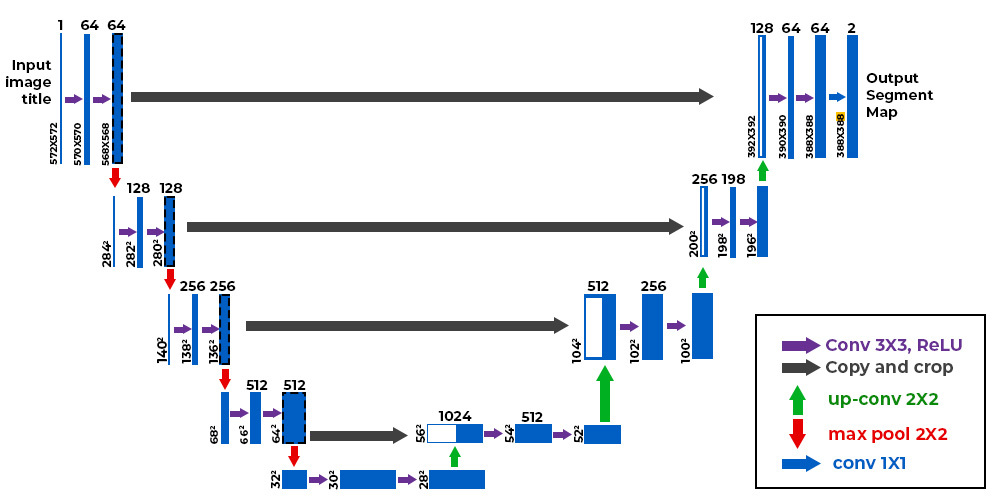
#> input picture frontend/src/assets/images/model1.png, 1000 x 500 px; its folder holds only this picture in this run
$ jupyter execute --allow-errors data-preprocessing.ipynb   (shell and % lines are left out)
#> lines starting #> are read from the running program, lines starting #| are printed output that depends on the picture
[cell 1]
# !pip install nibabel
# !pip PIL
# !pip install numpy

[cell 2]
import nibabel as nb
import matplotlib.pyplot as plt
import numpy as np
import sys
import glob
from tqdm import tqdm
from skimage.transform import resize
from sklearn.model_selection import train_test_split
import cv2
from skimage.transform import resize

# Connect to the google drive

[cell 3]
# Load the Drive helper and mount
from google.colab import drive

# This will prompt for authorization.
drive.mount('/content/drive')

[cell 4]
# Changing the directory
%cd '/content/drive/MyDrive/DSGP'

# Partition the data

[cell 5]
import os
import shutil
from sklearn.model_selection import train_test_split

# Define dataset paths
satellite_images_path = "satellite_image"  # Satellite images
mask_images_path = "Mask"  # Mask images

# Output dataset folder
output_dir = "split_dataset"
train_dir = os.path.join(output_dir, "training")
val_dir = os.path.join(output_dir, "validation")
test_dir = os.path.join(output_dir, "testing")

# Create directories for training, validation, and testing sets
for d in [train_dir, val_dir, test_dir]:
    os.makedirs(os.path.join(d, "images"), exist_ok=True)
    os.makedirs(os.path.join(d, "masks"), exist_ok=True)

# Get all satellite image filenames (assuming they are in .jpg format)
#> (the rest of this cell did not finish here and is left out)

# Visualize raw data

[cell 6]
# Plot image and its corresponding segmentation mask
# [22 lines left out: function plot_images, not called in this run]


def plot_images_by_path(image_path, mask_path):
    # Check if files exist
    if not os.path.exists(image_path):
        print(f"Error: Image file not found at {image_path}")
        return

    if not os.path.exists(mask_path):
        print(f"Error: Mask file not found at {mask_path}")
        return

    img = cv2.imread(image_path)  # Load the image in color (BGR format)
    mask = cv2.imread(mask_path, cv2.IMREAD_GRAYSCALE)  # Load the mask in grayscale (binary)

    plot_images(img, mask)


# [20 lines left out: function plot_images_after_cleaning, not called in this run]

[cell 7]
image_path = 'split_dataset/training/images/sentinel2_void_2018-12-17_Negombo.jpg'
mask_path =  'split_dataset/training/masks/sentinel2_void_2018-12-17_Negombo.png'

plot_images_by_path(image_path, mask_path)

# Slect and load the data

[cell 8]
import glob
import cv2
import os
from tqdm import tqdm

# Function to select image and mask files from the dataset
# [49 lines left out: functions select_data, load_data, not called in this run]

[cell 9]
import cv2
import glob
import os
import numpy as np
from tqdm import tqdm

# Function to select image and mask files from the dataset
def select_data(split_type, datatype_annotation):
    """
    Selects images and masks from the correct split folder.

    Args:
    - split_type (str): "training", "validation", or "testing"
    - datatype_annotation (str): "images" or "masks"

    Returns:
    - List of sorted file paths
    """
#> in load_data, img is the input picture: shape (500, 1000, 3); mean B, G, R 239.5, 235.2, 231.6
    base_path = "/content/drive/MyDrive/DSGP/split_dataset"
    file_input = os.path.join(base_path, split_type, datatype_annotation, "*")
    return sorted(glob.glob(file_input))

# Function to crop an image to a square from the center
def crop_to_square(image):
    """
    Crops an image to the largest square possible from the center.

    Args:
    - image (numpy array): Input image (H, W, C) or (H, W)

    Returns:
    - Cropped square image (numpy array)
    """
    height, width = image.shape[:2]  # Get image dimensions
#> height = 500; width = 1000
    min_dim = min(height, width)  # Find the shortest side
#> min_dim = 500

    # Calculate center crop box
    left = (width - min_dim) // 2
#> left = 250
    top = (height - min_dim) // 2
#> top = 0
    right = left + min_dim
#> right = 750
    bottom = top + min_dim
#> bottom = 500

    return image[top:bottom, left:right]  # Crop and return
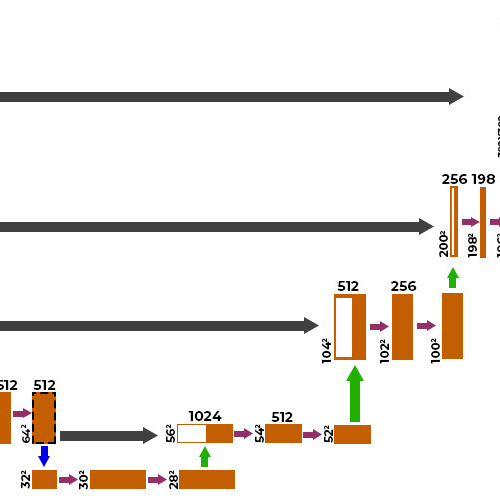
#> returned value: shape (500, 500, 3); mean of channels 0, 1, 2 230.1, 234.5, 238.7; drawn as B, G, R

# Function to load images and masks with cropping & resizing
def load_data(image_filenames, mask_filenames):
    """
    Loads images and masks from given file lists with cropping.

    Args:
    - image_filenames (list): List of image file paths.
    - mask_filenames (list): List of mask file paths.

    Returns:
    - images (list): List of loaded images (RGB, square cropped).
    - masks (list): List of loaded masks (grayscale, square cropped).
    """
    images = []
    masks = []

    # Load images
    for file_name in tqdm(image_filenames, desc="Loading & Cropping Images"):
        img = cv2.imread(file_name)  # Read image in BGR format
        if img is None:
            print(f"Error: Unable to load {file_name}")
            continue
        img = cv2.cvtColor(img, cv2.COLOR_BGR2RGB)  # Convert BGR to RGB
        img = crop_to_square(img)  # Crop to square
        images.append(img)

    # Load masks
    for file_name in tqdm(mask_filenames, desc="Loading & Cropping Masks"):
        mask = cv2.imread(file_name, cv2.IMREAD_GRAYSCALE)  # Read in grayscale
        if mask is None:
            print(f"Error: Unable to load {file_name}")
            continue
        mask = crop_to_square(mask)  # Crop to square
        masks.append(mask)

    return images, masks

## Training

[cell 10]
# Select files for training images and masks
training_image_files = select_data('training', 'images')  # Select images from 'training/images'
training_mask_files = select_data('training', 'masks')  # Select masks from 'training/masks'

# Load training images and masks
training_images, training_masks = load_data(training_image_files, training_mask_files)
#> training_images = 1 item; training_masks = []

# Print sample information
print(f"\nTraining images loaded: {len(training_images)}")
#| Training images loaded: 1
print(f"Training masks loaded: {len(training_masks)}")
#| Training masks loaded: 0

## Testing

[cell 11]
# Select files for testing images and masks
testing_image_files = select_data('testing', 'images')  # Select images from 'testing/images'
testing_mask_files = select_data('testing', 'masks')  # Select masks from 'testing/masks'

# Load testing images and masks
testing_images, testing_masks = load_data(testing_image_files, testing_mask_files)
#> testing_images = 1 item; testing_masks = []

# Print sample information
print(f"Testing images loaded: {len(testing_images)}")
#| Testing images loaded: 1
print(f"Testing masks loaded: {len(testing_masks)}")
#| Testing masks loaded: 0

## Validation

[cell 12]
# Select files for validation images and masks
validation_image_files = select_data('validation', 'images')  # Select images from 'validation/images'
validation_mask_files = select_data('validation', 'masks')  # Select masks from 'validation/masks'

# Load validation images and masks
validation_images, validation_masks = load_data(validation_image_files, validation_mask_files)
#> validation_images = 1 item; validation_masks = []

# Print sample information
print(f"Validation images loaded: {len(validation_images)}")
#| Validation images loaded: 1
print(f"Validation masks loaded: {len(validation_masks)}")
#| Validation masks loaded: 0

# Formating

- resizing the image

[cell 13]
def resize_images(images_raw, masks_raw,target_size=(512, 512)):
#> called with target_size = (512, 512)
  images = []
  masks = []

  for img, msk in zip(images_raw, masks_raw):
    img = cv2.resize(img, target_size, interpolation=cv2.INTER_LINEAR)  # Resize to target size
    msk = cv2.resize(msk, target_size, interpolation=cv2.INTER_NEAREST)  # Resize masks using NEAREST interpolation

    if len(msk.shape) == 3:  # If it accidentally gets converted to 3 channels
        msk = cv2.cvtColor(msk, cv2.COLOR_BGR2GRAY)

    images.append(img)
    masks.append(msk)
#> this loop made 0 passes
#> after the loop, images = []; masks = []


  return images, masks;

[cell 14]
# Trainning data resize
training_images, training_masks = resize_images(training_images, training_masks)
#> training_images = []

# Testing data resize
testing_images, testing_masks = resize_images(testing_images, testing_masks)
#> testing_images = []

# Validation data resize
validation_images, validation_masks = resize_images(validation_images, validation_masks)
#> validation_images = []

[cell 15]
print(f"Validation images count: {len(validation_images)}")
#| Validation images count: 0
print(f"Validation masks count: {len(validation_masks)}")
#| Validation masks count: 0


$ run again, on frontend/src/assets/images/model2.png
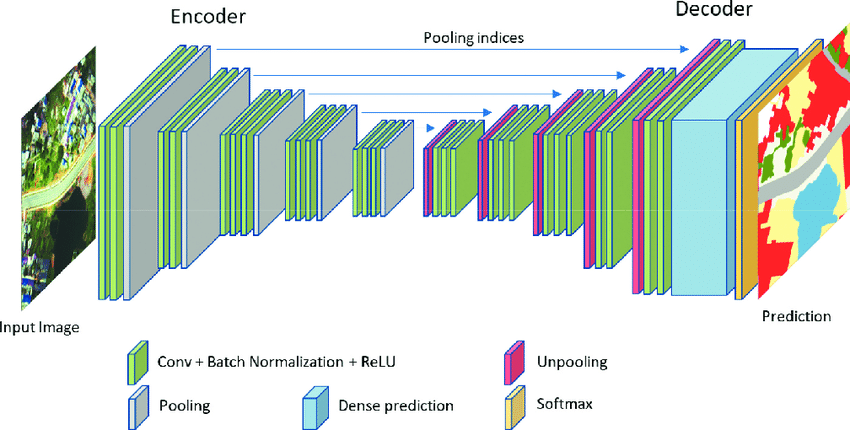
#> input picture frontend/src/assets/images/model2.png, 850 x 430 px
#> in load_data, img is the input picture: shape (430, 850, 3); mean B, G, R 209.1, 219.9, 210.3
#> in crop_to_square, `return image[top:bottom, left:right]`:
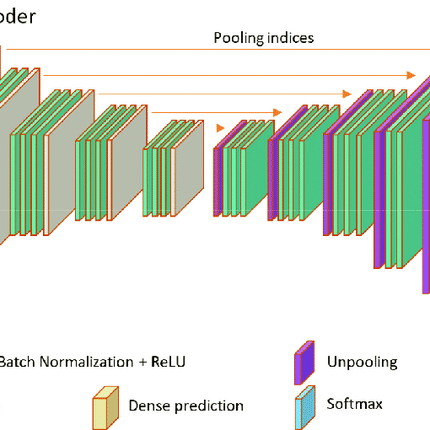
#> returned value: shape (430, 430, 3); mean of channels 0, 1, 2 215.7, 225.3, 218.4; drawn as B, G, R
#> `training_images, training_masks = load_data(training_image_files, trai..`: training_images = 1 item; training_masks = []
#| Training images loaded: 1
#| Training masks loaded: 0
#> `testing_images, testing_masks = load_data(testing_image_files, testing..`: testing_images = 1 item; testing_masks = []
#| Testing images loaded: 1
#| Testing masks loaded: 0
#> `validation_images, validation_masks = load_data(validation_image_files..`: validation_images = 1 item; validation_masks = []
#| Validation images loaded: 1
#| Validation masks loaded: 0
#| Validation images count: 0
#| Validation masks count: 0

$ run again, on frontend/src/assets/images/model3.png
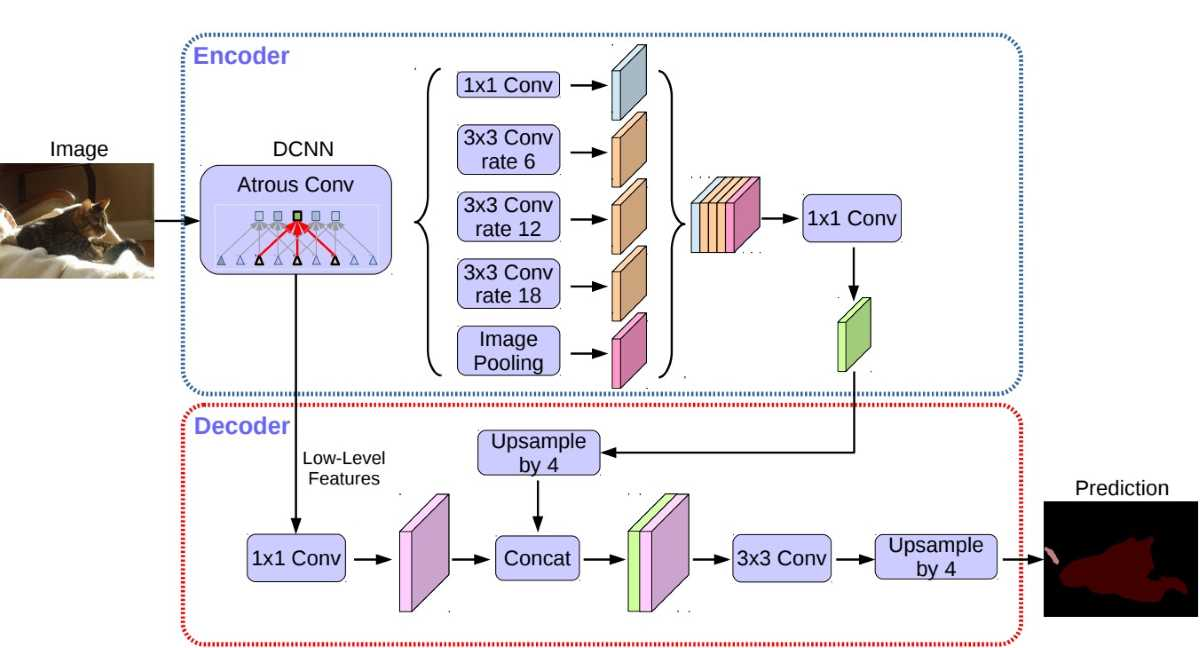
#> input picture frontend/src/assets/images/model3.png, 1200 x 648 px
#> in load_data, img is the input picture: shape (648, 1200, 3); mean B, G, R 232.9, 229.1, 231.6
#> in crop_to_square, `return image[top:bottom, left:right]`:
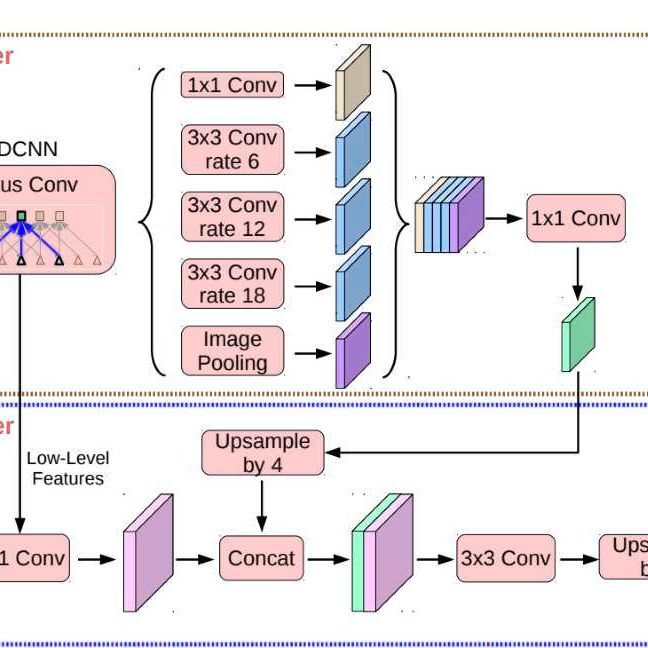
#> returned value: shape (648, 648, 3); mean of channels 0, 1, 2 233.3, 230.6, 236.6; drawn as B, G, R
#> `training_images, training_masks = load_data(training_image_files, trai..`: training_images = 1 item; training_masks = []
#| Training images loaded: 1
#| Training masks loaded: 0
#> `testing_images, testing_masks = load_data(testing_image_files, testing..`: testing_images = 1 item; testing_masks = []
#| Testing images loaded: 1
#| Testing masks loaded: 0
#> `validation_images, validation_masks = load_data(validation_image_files..`: validation_images = 1 item; validation_masks = []
#| Validation images loaded: 1
#| Validation masks loaded: 0
#| Validation images count: 0
#| Validation masks count: 0

$ run again, on frontend/src/assets/images/model4.png
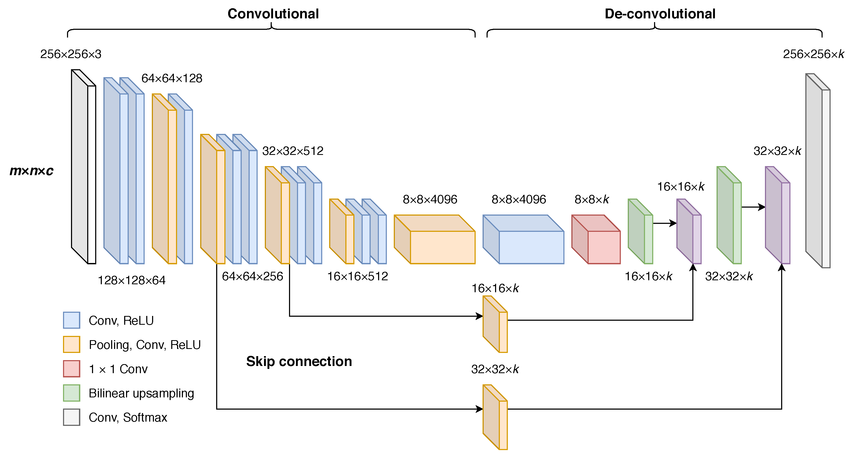
#> input picture frontend/src/assets/images/model4.png, 850 x 457 px
#> in load_data, img is the input picture: shape (457, 850, 3); mean B, G, R 241.6, 242.2, 242.7
#> in crop_to_square, `return image[top:bottom, left:right]`:
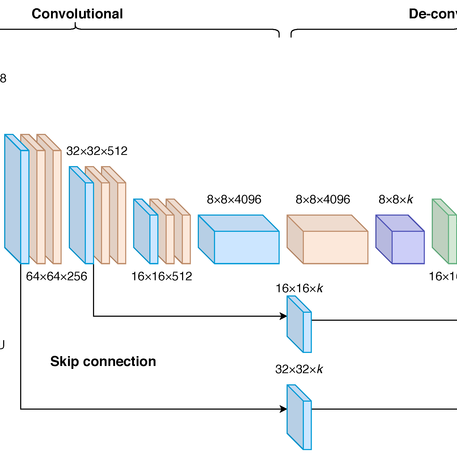
#> returned value: shape (457, 457, 3); mean of channels 0, 1, 2 244.3, 243.2, 241.7; drawn as B, G, R
#> `training_images, training_masks = load_data(training_image_files, trai..`: training_images = 1 item; training_masks = []
#| Training images loaded: 1
#| Training masks loaded: 0
#> `testing_images, testing_masks = load_data(testing_image_files, testing..`: testing_images = 1 item; testing_masks = []
#| Testing images loaded: 1
#| Testing masks loaded: 0
#> `validation_images, validation_masks = load_data(validation_image_files..`: validation_images = 1 item; validation_masks = []
#| Validation images loaded: 1
#| Validation masks loaded: 0
#| Validation images count: 0
#| Validation masks count: 0
